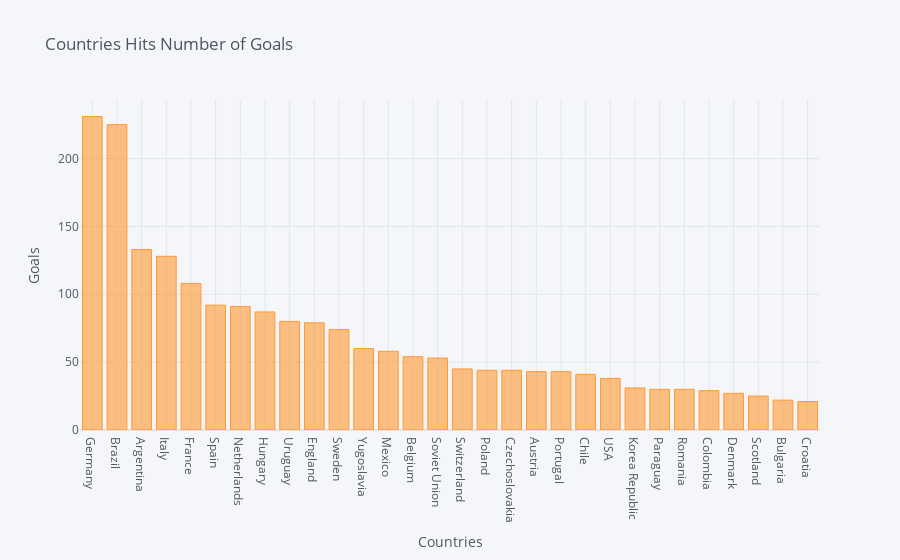

The notebook cell this image was saved under:
### Code cell
goals[:30].iplot(kind='bar', xTitle='Countries',yTitle='Goals', title= 'Countries Hits Number of Goals')

### Figure 1 — Plotly figure (JSON) as saved in the notebook; plotly's stock layout.template omitted (floating-point values rounded to 4 significant figures)
{"data": [{"marker": {"color": "rgba(255, 153, 51, 0.6)", "line": {"color": "rgba(255, 153, 51, 1.0)", "width": 1}}, "name": "Goals", "orientation": "v", "text": "", "type": "bar", "x": ["Germany", "Brazil", "Argentina", "Italy", "France", "Spain", "Netherlands", "Hungary", "Uruguay", "England", "Sweden", "Yugoslavia", "Mexico", "Belgium", "Soviet Union", "Switzerland", "Poland", "Czechoslovakia", "Austria", "Portugal", "Chile", "USA", "Korea Republic", "Paraguay", "Romania", "Colombia", "Denmark", "Scotland", "Bulgaria", "Croatia"], "y": [231, 225, 133, 128, 108, 92, 91, 87, 80, 79, 74, 60, 58, 54, 53, 45, 44, 44, 43, 43, 41, 38, 31, 30, 30, 29, 27, 25, 22, 21]}], "layout": {"legend": {"bgcolor": "#F5F6F9", "font": {"color": "#4D5663"}}, "paper_bgcolor": "#F5F6F9", "plot_bgcolor": "#F5F6F9", "title": {"font": {"color": "#4D5663"}, "text": "Countries Hits Number of Goals"}, "xaxis": {"gridcolor": "#E1E5ED", "showgrid": true, "tickfont": {"color": "#4D5663"}, "title": {"font": {"color": "#4D5663"}, "text": "Countries"}, "zerolinecolor": "#E1E5ED"}, "yaxis": {"gridcolor": "#E1E5ED", "showgrid": true, "tickfont": {"color": "#4D5663"}, "title": {"font": {"color": "#4D5663"}, "text": "Goals"}, "zerolinecolor": "#E1E5ED"}}}
